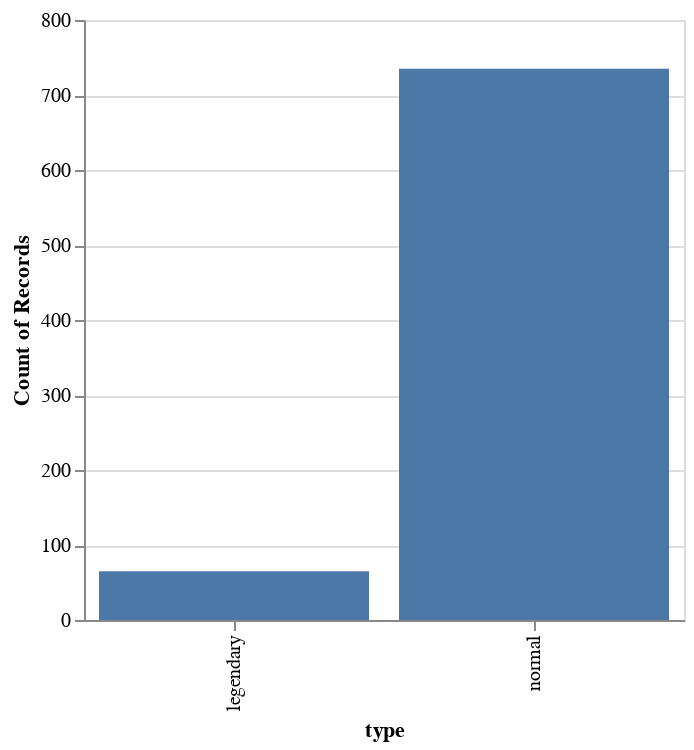

The cell this chart's notebook holds for it:
### Markdown cell above
## Normal & Legendary

### Code cell
alt.Chart(df).mark_bar().encode(
    x = 'type',
    y = 'count(type)'
).properties(
    width=300,
    height=300
)

### Figure 1 — Vega-Lite specification as saved in the notebook (floating-point values rounded to 4 significant figures; data arrays with more than 128 entries replaced by an {"elided": "..."} marker saying what was removed)
{"config": {"view": {"continuousWidth": 400, "continuousHeight": 300}}, "data": {"name": "data-dd842a2e65fb00677ccad273706ccf14"}, "mark": "bar", "encoding": {"x": {"type": "nominal", "field": "type"}, "y": {"type": "nominal", "aggregate": "count", "field": "type"}}, "height": 300, "width": 300, "$schema": "https://vega.github.io/schema/vega-lite/v4.8.1.json", "datasets": {"data-dd842a2e65fb00677ccad273706ccf14": {"elided": "800 records"}}}
